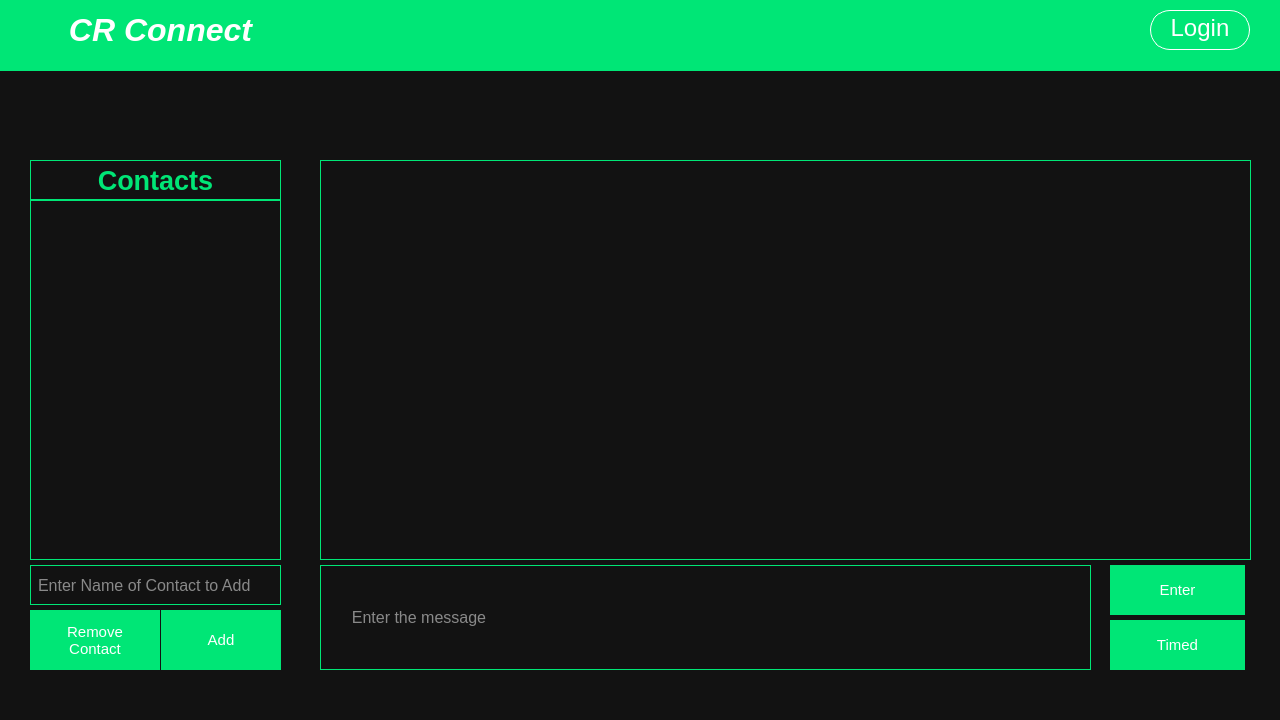
<?xml version="1.0" encoding="UTF-8"?>
<ui version="4.0">
 <class>MainWindow</class>
 <widget class="QMainWindow" name="MainWindow">
  <property name="enabled">
   <bool>true</bool>
  </property>
  <property name="geometry">
   <rect>
    <x>0</x>
    <y>0</y>
    <width>1280</width>
    <height>720</height>
   </rect>
  </property>
  <property name="minimumSize">
   <size>
    <width>1280</width>
    <height>720</height>
   </size>
  </property>
  <property name="maximumSize">
   <size>
    <width>1280</width>
    <height>720</height>
   </size>
  </property>
  <property name="windowTitle">
   <string>CR Connect</string>
  </property>
  <property name="windowIcon">
   <iconset resource="res.qrc">
    <normaloff>:/new/prefix1/logo.png</normaloff>:/new/prefix1/logo.png</iconset>
  </property>
  <property name="styleSheet">
   <string notr="true">background: #121212;
color: #ffffff ;</string>
  </property>
  <widget class="QWidget" name="centralwidget">
   <property name="enabled">
    <bool>true</bool>
   </property>
   <widget class="QTextBrowser" name="chatbox">
    <property name="geometry">
     <rect>
      <x>320</x>
      <y>160</y>
      <width>931</width>
      <height>400</height>
     </rect>
    </property>
    <property name="font">
     <font>
      <pointsize>14</pointsize>
     </font>
    </property>
    <property name="styleSheet">
     <string notr="true">border: 1px solid #00e676;
color: #fff;</string>
    </property>
   </widget>
   <widget class="QLineEdit" name="msgbox">
    <property name="geometry">
     <rect>
      <x>320</x>
      <y>565</y>
      <width>771</width>
      <height>105</height>
     </rect>
    </property>
    <property name="font">
     <font>
      <pointsize>12</pointsize>
     </font>
    </property>
    <property name="styleSheet">
     <string notr="true">border: 1px solid #00e676;
padding: 0 20px;</string>
    </property>
    <property name="frame">
     <bool>true</bool>
    </property>
    <property name="readOnly">
     <bool>false</bool>
    </property>
    <property name="placeholderText">
     <string>  Enter the message</string>
    </property>
   </widget>
   <widget class="QPushButton" name="sendBtn">
    <property name="geometry">
     <rect>
      <x>1110</x>
      <y>565</y>
      <width>135</width>
      <height>50</height>
     </rect>
    </property>
    <property name="font">
     <font>
      <pointsize>11</pointsize>
     </font>
    </property>
    <property name="styleSheet">
     <string notr="true">QPushButton {
	background-color: #00e676;
	color: #fff;
	border: 0;
	border-radius: 0;
}

QPushButton:hover {
	background-color: #00c853;
}</string>
    </property>
    <property name="text">
     <string>Enter</string>
    </property>
   </widget>
   <widget class="QPushButton" name="timedMsgBtn">
    <property name="geometry">
     <rect>
      <x>1110</x>
      <y>620</y>
      <width>135</width>
      <height>50</height>
     </rect>
    </property>
    <property name="font">
     <font>
      <pointsize>11</pointsize>
     </font>
    </property>
    <property name="styleSheet">
     <string notr="true">QPushButton {
	background-color: #00e676;
	color: #fff;
	border: 0;
	border-radius: 0;
}

QPushButton:hover {
	background-color: #00c853;
}</string>
    </property>
    <property name="text">
     <string>Timed</string>
    </property>
   </widget>
   <widget class="QLabel" name="label_3">
    <property name="geometry">
     <rect>
      <x>30</x>
      <y>160</y>
      <width>251</width>
      <height>40</height>
     </rect>
    </property>
    <property name="font">
     <font>
      <pointsize>20</pointsize>
      <bold>true</bold>
     </font>
    </property>
    <property name="styleSheet">
     <string notr="true">color: #00e676;
border: 1px solid #00e676;</string>
    </property>
    <property name="text">
     <string>Contacts</string>
    </property>
    <property name="alignment">
     <set>Qt::AlignmentFlag::AlignCenter</set>
    </property>
   </widget>
   <widget class="QListWidget" name="contacts">
    <property name="enabled">
     <bool>true</bool>
    </property>
    <property name="geometry">
     <rect>
      <x>30</x>
      <y>200</y>
      <width>251</width>
      <height>360</height>
     </rect>
    </property>
    <property name="font">
     <font>
      <pointsize>16</pointsize>
     </font>
    </property>
    <property name="layoutDirection">
     <enum>Qt::LayoutDirection::LeftToRight</enum>
    </property>
    <property name="styleSheet">
     <string notr="true">border: 1px solid #00e676;</string>
    </property>
    <property name="viewMode">
     <enum>QListView::ViewMode::ListMode</enum>
    </property>
    <property name="itemAlignment">
     <set>Qt::AlignmentFlag::AlignJustify|Qt::AlignmentFlag::AlignVCenter</set>
    </property>
   </widget>
   <widget class="QPushButton" name="addContactBtn">
    <property name="geometry">
     <rect>
      <x>160</x>
      <y>610</y>
      <width>121</width>
      <height>60</height>
     </rect>
    </property>
    <property name="font">
     <font>
      <pointsize>11</pointsize>
     </font>
    </property>
    <property name="styleSheet">
     <string notr="true">QPushButton {
	background-color: #00e676;
	color: #fff;
	border: 0;
	border-left: 1px solid #121212;
}

QPushButton:hover {
	background-color: #00c853;
}</string>
    </property>
    <property name="text">
     <string>Add</string>
    </property>
   </widget>
   <widget class="QLineEdit" name="new_contact_bar">
    <property name="geometry">
     <rect>
      <x>30</x>
      <y>565</y>
      <width>251</width>
      <height>40</height>
     </rect>
    </property>
    <property name="font">
     <font>
      <pointsize>12</pointsize>
     </font>
    </property>
    <property name="styleSheet">
     <string notr="true">border: 1px solid #00e676;
padding: 0 5px;
color :#fff;</string>
    </property>
    <property name="frame">
     <bool>true</bool>
    </property>
    <property name="readOnly">
     <bool>false</bool>
    </property>
    <property name="placeholderText">
     <string>Enter Name of Contact to Add</string>
    </property>
   </widget>
   <widget class="QPushButton" name="rem_contact">
    <property name="geometry">
     <rect>
      <x>30</x>
      <y>610</y>
      <width>131</width>
      <height>60</height>
     </rect>
    </property>
    <property name="font">
     <font>
      <pointsize>11</pointsize>
     </font>
    </property>
    <property name="styleSheet">
     <string notr="true">QPushButton {
	background-color: #00e676;
	color: #fff;
	border: 0;
	border-right: 1px solid #121212;
}

QPushButton:hover {
	background-color: #00c853;
}</string>
    </property>
    <property name="text">
     <string>Remove
Contact</string>
    </property>
   </widget>
   <widget class="QFrame" name="frame">
    <property name="geometry">
     <rect>
      <x>0</x>
      <y>0</y>
      <width>1341</width>
      <height>71</height>
     </rect>
    </property>
    <property name="styleSheet">
     <string notr="true">border: 0;
background: #00e676;</string>
    </property>
    <property name="frameShape">
     <enum>QFrame::Shape::StyledPanel</enum>
    </property>
    <property name="frameShadow">
     <enum>QFrame::Shadow::Raised</enum>
    </property>
    <widget class="QLabel" name="title">
     <property name="geometry">
      <rect>
       <x>0</x>
       <y>0</y>
       <width>321</width>
       <height>60</height>
      </rect>
     </property>
     <property name="font">
      <font>
       <pointsize>24</pointsize>
       <italic>true</italic>
       <bold>true</bold>
       <strikeout>false</strikeout>
       <kerning>true</kerning>
      </font>
     </property>
     <property name="styleSheet">
      <string notr="true">color: #fff;</string>
     </property>
     <property name="text">
      <string>CR Connect</string>
     </property>
     <property name="alignment">
      <set>Qt::AlignmentFlag::AlignCenter</set>
     </property>
    </widget>
    <widget class="QPushButton" name="login">
     <property name="geometry">
      <rect>
       <x>1150</x>
       <y>10</y>
       <width>100</width>
       <height>40</height>
      </rect>
     </property>
     <property name="font">
      <font>
       <pointsize>18</pointsize>
      </font>
     </property>
     <property name="styleSheet">
      <string notr="true">QPushButton {
	color: #fff;
	border: 1px solid #fff;
	border-radius: 20px;
	padding-bottom: 5px;
}

QPushButton:hover {
	color: #121212;
	border: 1px solid #121212;
}</string>
     </property>
     <property name="text">
      <string>Login</string>
     </property>
    </widget>
   </widget>
   <widget class="QLabel" name="login_status">
    <property name="geometry">
     <rect>
      <x>540</x>
      <y>80</y>
      <width>311</width>
      <height>61</height>
     </rect>
    </property>
    <property name="font">
     <font>
      <pointsize>16</pointsize>
     </font>
    </property>
    <property name="styleSheet">
     <string notr="true">color: #00e676;</string>
    </property>
    <property name="text">
     <string/>
    </property>
    <property name="alignment">
     <set>Qt::AlignmentFlag::AlignCenter</set>
    </property>
   </widget>
  </widget>
 </widget>
 <resources>
  <include location="res.qrc"/>
 </resources>
 <connections/>
</ui>
